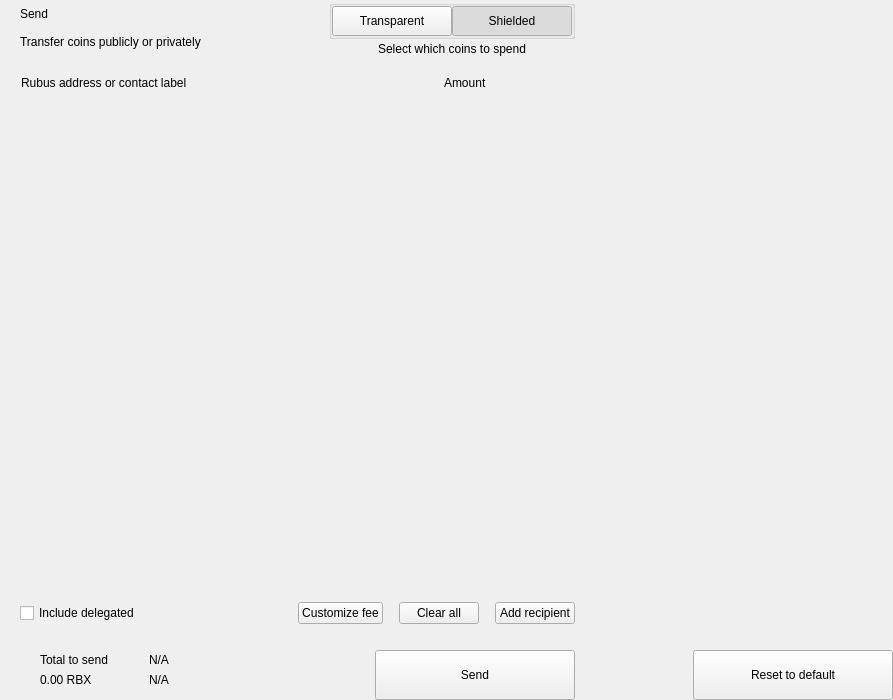
<?xml version="1.0" encoding="UTF-8"?>
<ui version="4.0">
 <class>send</class>
 <widget class="QWidget" name="send">
  <property name="geometry">
   <rect>
    <x>0</x>
    <y>0</y>
    <width>893</width>
    <height>700</height>
   </rect>
  </property>
  <property name="windowTitle">
   <string>Form</string>
  </property>
  <layout class="QHBoxLayout" name="horizontalLayout_2" stretch="2,1">
   <property name="spacing">
    <number>0</number>
   </property>
   <property name="leftMargin">
    <number>0</number>
   </property>
   <property name="topMargin">
    <number>0</number>
   </property>
   <property name="rightMargin">
    <number>0</number>
   </property>
   <property name="bottomMargin">
    <number>0</number>
   </property>
   <item>
    <widget class="QWidget" name="left" native="true">
     <layout class="QVBoxLayout" name="verticalLayout_3">
      <property name="spacing">
       <number>0</number>
      </property>
      <property name="leftMargin">
       <number>0</number>
      </property>
      <property name="topMargin">
       <number>0</number>
      </property>
      <property name="rightMargin">
       <number>0</number>
      </property>
      <property name="bottomMargin">
       <number>0</number>
      </property>
      <item>
       <layout class="QVBoxLayout" name="verticalLayout_22" stretch="0,0,0,1,0,0,0,0">
        <property name="spacing">
         <number>0</number>
        </property>
        <item>
         <layout class="QHBoxLayout" name="horizontalLayout_3">
          <property name="spacing">
           <number>0</number>
          </property>
          <property name="leftMargin">
           <number>20</number>
          </property>
          <property name="rightMargin">
           <number>20</number>
          </property>
          <item>
           <layout class="QVBoxLayout" name="verticalLayout">
            <property name="spacing">
             <number>0</number>
            </property>
            <item>
             <widget class="QLabel" name="labelTitle">
              <property name="text">
               <string>Send</string>
              </property>
              <property name="alignment">
               <set>Qt::AlignLeading|Qt::AlignLeft|Qt::AlignVCenter</set>
              </property>
             </widget>
            </item>
            <item>
             <widget class="QLabel" name="labelSubtitle1">
              <property name="text">
               <string>Transfer coins publicly or privately</string>
              </property>
             </widget>
            </item>
           </layout>
          </item>
          <item>
           <spacer name="horizontalSpacer">
            <property name="orientation">
             <enum>Qt::Horizontal</enum>
            </property>
            <property name="sizeHint" stdset="0">
             <size>
              <width>40</width>
              <height>20</height>
             </size>
            </property>
           </spacer>
          </item>
          <item>
           <layout class="QVBoxLayout" name="verticalLayout_6">
            <property name="spacing">
             <number>3</number>
            </property>
            <item alignment="Qt::AlignHCenter">
             <widget class="QGroupBox" name="groupBox">
              <property name="styleSheet">
               <string notr="true">#groupBox{
padding-top:2px;
}</string>
              </property>
              <property name="title">
               <string/>
              </property>
              <property name="alignment">
               <set>Qt::AlignCenter</set>
              </property>
              <layout class="QHBoxLayout" name="horizontalLayout_4">
               <property name="spacing">
                <number>0</number>
               </property>
               <property name="leftMargin">
                <number>0</number>
               </property>
               <property name="topMargin">
                <number>0</number>
               </property>
               <property name="rightMargin">
                <number>0</number>
               </property>
               <property name="bottomMargin">
                <number>0</number>
               </property>
               <item>
                <widget class="QPushButton" name="pushLeft">
                 <property name="minimumSize">
                  <size>
                   <width>120</width>
                   <height>30</height>
                  </size>
                 </property>
                 <property name="maximumSize">
                  <size>
                   <width>120</width>
                   <height>30</height>
                  </size>
                 </property>
                 <property name="focusPolicy">
                  <enum>Qt::NoFocus</enum>
                 </property>
                 <property name="text">
                  <string>Transparent</string>
                 </property>
                 <property name="checkable">
                  <bool>true</bool>
                 </property>
                 <property name="autoExclusive">
                  <bool>true</bool>
                 </property>
                </widget>
               </item>
               <item>
                <widget class="QPushButton" name="pushRight">
                 <property name="minimumSize">
                  <size>
                   <width>120</width>
                   <height>30</height>
                  </size>
                 </property>
                 <property name="maximumSize">
                  <size>
                   <width>120</width>
                   <height>30</height>
                  </size>
                 </property>
                 <property name="focusPolicy">
                  <enum>Qt::NoFocus</enum>
                 </property>
                 <property name="text">
                  <string>Shielded</string>
                 </property>
                 <property name="checkable">
                  <bool>true</bool>
                 </property>
                 <property name="checked">
                  <bool>true</bool>
                 </property>
                 <property name="autoExclusive">
                  <bool>true</bool>
                 </property>
                </widget>
               </item>
              </layout>
             </widget>
            </item>
            <item alignment="Qt::AlignHCenter|Qt::AlignTop">
             <widget class="QLabel" name="labelSubtitle2">
              <property name="styleSheet">
               <string notr="true"/>
              </property>
              <property name="text">
               <string>Select which coins to spend</string>
              </property>
              <property name="alignment">
               <set>Qt::AlignCenter</set>
              </property>
              <property name="indent">
               <number>0</number>
              </property>
             </widget>
            </item>
           </layout>
          </item>
         </layout>
        </item>
        <item>
         <spacer name="verticalSpacer_2">
          <property name="orientation">
           <enum>Qt::Vertical</enum>
          </property>
          <property name="sizeType">
           <enum>QSizePolicy::Fixed</enum>
          </property>
          <property name="sizeHint" stdset="0">
           <size>
            <width>20</width>
            <height>20</height>
           </size>
          </property>
         </spacer>
        </item>
        <item>
         <layout class="QHBoxLayout" name="horizontalLayout" stretch="6,0,2">
          <property name="spacing">
           <number>0</number>
          </property>
          <property name="leftMargin">
           <number>10</number>
          </property>
          <property name="topMargin">
           <number>0</number>
          </property>
          <property name="rightMargin">
           <number>20</number>
          </property>
          <property name="bottomMargin">
           <number>0</number>
          </property>
          <item>
           <widget class="QLabel" name="labelSubtitleAddress">
            <property name="styleSheet">
             <string notr="true">margin-left:8px;</string>
            </property>
            <property name="text">
             <string>Rubus address or contact label</string>
            </property>
           </widget>
          </item>
          <item>
           <spacer name="horizontalSpacer_3">
            <property name="orientation">
             <enum>Qt::Horizontal</enum>
            </property>
            <property name="sizeType">
             <enum>QSizePolicy::Fixed</enum>
            </property>
            <property name="sizeHint" stdset="0">
             <size>
              <width>40</width>
              <height>1</height>
             </size>
            </property>
           </spacer>
          </item>
          <item>
           <widget class="QLabel" name="labelSubtitleAmount">
            <property name="text">
             <string>Amount</string>
            </property>
           </widget>
          </item>
         </layout>
        </item>
        <item>
         <widget class="QScrollArea" name="scrollArea">
          <property name="minimumSize">
           <size>
            <width>0</width>
            <height>350</height>
           </size>
          </property>
          <property name="styleSheet">
           <string notr="true">#scrollArea {
            background:transparent;
            margin-top:10px;
}</string>
          </property>
          <property name="horizontalScrollBarPolicy">
           <enum>Qt::ScrollBarAlwaysOff</enum>
          </property>
          <property name="sizeAdjustPolicy">
           <enum>QAbstractScrollArea::AdjustIgnored</enum>
          </property>
          <property name="widgetResizable">
           <bool>true</bool>
          </property>
          <property name="alignment">
           <set>Qt::AlignLeading|Qt::AlignLeft|Qt::AlignTop</set>
          </property>
          <widget class="QWidget" name="scrollAreaWidgetContents">
           <property name="geometry">
            <rect>
             <x>0</x>
             <y>0</y>
             <width>591</width>
             <height>16</height>
            </rect>
           </property>
           <property name="sizePolicy">
            <sizepolicy hsizetype="Preferred" vsizetype="Maximum">
             <horstretch>0</horstretch>
             <verstretch>0</verstretch>
            </sizepolicy>
           </property>
           <property name="autoFillBackground">
            <bool>false</bool>
           </property>
           <property name="styleSheet">
            <string notr="true">#scrollAreaWidgetContents {
             background:transparent;
             }</string>
           </property>
           <layout class="QVBoxLayout" name="verticalLayout_7">
            <property name="spacing">
             <number>0</number>
            </property>
            <property name="sizeConstraint">
             <enum>QLayout::SetDefaultConstraint</enum>
            </property>
            <property name="leftMargin">
             <number>0</number>
            </property>
            <property name="topMargin">
             <number>0</number>
            </property>
            <property name="rightMargin">
             <number>0</number>
            </property>
            <property name="bottomMargin">
             <number>0</number>
            </property>
           </layout>
          </widget>
         </widget>
        </item>
        <item>
         <spacer name="verticalSpacer_4">
          <property name="orientation">
           <enum>Qt::Vertical</enum>
          </property>
          <property name="sizeType">
           <enum>QSizePolicy::Fixed</enum>
          </property>
          <property name="sizeHint" stdset="0">
           <size>
            <width>20</width>
            <height>20</height>
           </size>
          </property>
         </spacer>
        </item>
        <item>
         <layout class="QHBoxLayout" name="horizontalLayout_20">
          <property name="spacing">
           <number>6</number>
          </property>
          <property name="leftMargin">
           <number>20</number>
          </property>
          <property name="rightMargin">
           <number>20</number>
          </property>
          <item>
           <widget class="QCheckBox" name="checkBoxDelegations">
            <property name="layoutDirection">
             <enum>Qt::LeftToRight</enum>
            </property>
            <property name="text">
             <string>Include delegated</string>
            </property>
           </widget>
          </item>
          <item>
           <spacer name="horizontalSpacer_4">
            <property name="orientation">
             <enum>Qt::Horizontal</enum>
            </property>
            <property name="sizeHint" stdset="0">
             <size>
              <width>10</width>
              <height>20</height>
             </size>
            </property>
           </spacer>
          </item>
          <item>
           <widget class="QPushButton" name="pushButtonFee">
            <property name="focusPolicy">
             <enum>Qt::NoFocus</enum>
            </property>
            <property name="text">
             <string>Customize fee</string>
            </property>
           </widget>
          </item>
          <item>
           <spacer name="horizontalSpacer_11">
            <property name="orientation">
             <enum>Qt::Horizontal</enum>
            </property>
            <property name="sizeType">
             <enum>QSizePolicy::Minimum</enum>
            </property>
            <property name="sizeHint" stdset="0">
             <size>
              <width>10</width>
              <height>20</height>
             </size>
            </property>
           </spacer>
          </item>
          <item>
           <widget class="QPushButton" name="pushButtonClear">
            <property name="focusPolicy">
             <enum>Qt::NoFocus</enum>
            </property>
            <property name="layoutDirection">
             <enum>Qt::RightToLeft</enum>
            </property>
            <property name="text">
             <string>Clear all</string>
            </property>
           </widget>
          </item>
          <item>
           <spacer name="horizontalSpacer_6">
            <property name="orientation">
             <enum>Qt::Horizontal</enum>
            </property>
            <property name="sizeType">
             <enum>QSizePolicy::Fixed</enum>
            </property>
            <property name="sizeHint" stdset="0">
             <size>
              <width>10</width>
              <height>20</height>
             </size>
            </property>
           </spacer>
          </item>
          <item>
           <widget class="QPushButton" name="pushButtonAddRecipient">
            <property name="focusPolicy">
             <enum>Qt::NoFocus</enum>
            </property>
            <property name="text">
             <string>Add recipient</string>
            </property>
           </widget>
          </item>
         </layout>
        </item>
        <item>
         <spacer name="verticalSpacer">
          <property name="orientation">
           <enum>Qt::Vertical</enum>
          </property>
          <property name="sizeType">
           <enum>QSizePolicy::Fixed</enum>
          </property>
          <property name="sizeHint" stdset="0">
           <size>
            <width>20</width>
            <height>16</height>
           </size>
          </property>
         </spacer>
        </item>
        <item>
         <layout class="QHBoxLayout" name="horizontalLayout_7">
          <property name="rightMargin">
           <number>20</number>
          </property>
          <item>
           <layout class="QHBoxLayout" name="horizontalLayout_10">
            <property name="spacing">
             <number>0</number>
            </property>
            <property name="leftMargin">
             <number>8</number>
            </property>
            <item>
             <widget class="QStackedWidget" name="stackedWidget">
              <property name="minimumSize">
               <size>
                <width>0</width>
                <height>60</height>
               </size>
              </property>
              <property name="maximumSize">
               <size>
                <width>16777215</width>
                <height>60</height>
               </size>
              </property>
              <widget class="QWidget" name="page1">
               <layout class="QVBoxLayout" name="verticalLayout_71" stretch="0">
                <property name="spacing">
                 <number>6</number>
                </property>
                <property name="leftMargin">
                 <number>12</number>
                </property>
                <property name="topMargin">
                 <number>0</number>
                </property>
                <property name="rightMargin">
                 <number>0</number>
                </property>
                <property name="bottomMargin">
                 <number>0</number>
                </property>
                <item>
                 <widget class="QWidget" name="coinWidget" native="true">
                  <property name="minimumSize">
                   <size>
                    <width>0</width>
                    <height>60</height>
                   </size>
                  </property>
                  <property name="maximumSize">
                   <size>
                    <width>16777215</width>
                    <height>60</height>
                   </size>
                  </property>
                  <layout class="QHBoxLayout" name="horizontalLayout_9">
                   <property name="spacing">
                    <number>0</number>
                   </property>
                   <property name="leftMargin">
                    <number>20</number>
                   </property>
                   <property name="topMargin">
                    <number>10</number>
                   </property>
                   <property name="rightMargin">
                    <number>20</number>
                   </property>
                   <property name="bottomMargin">
                    <number>10</number>
                   </property>
                   <item>
                    <layout class="QVBoxLayout" name="verticalSend">
                     <property name="spacing">
                      <number>0</number>
                     </property>
                     <item>
                      <widget class="QLabel" name="labelTitleTotalSend">
                       <property name="text">
                        <string>Total to send</string>
                       </property>
                      </widget>
                     </item>
                     <item>
                      <widget class="QLabel" name="labelAmountSend">
                       <property name="text">
                        <string notr="true">0.00 RBX</string>
                       </property>
                      </widget>
                     </item>
                    </layout>
                   </item>
                   <item>
                    <spacer name="horizontalSpacer_9">
                     <property name="orientation">
                      <enum>Qt::Horizontal</enum>
                     </property>
                     <property name="sizeType">
                      <enum>QSizePolicy::Fixed</enum>
                     </property>
                     <property name="sizeHint" stdset="0">
                      <size>
                       <width>20</width>
                       <height>20</height>
                      </size>
                     </property>
                    </spacer>
                   </item>
                   <item>
                    <widget class="QLabel" name="labelLine">
                     <property name="minimumSize">
                      <size>
                       <width>1</width>
                       <height>0</height>
                      </size>
                     </property>
                     <property name="maximumSize">
                      <size>
                       <width>1</width>
                       <height>16777215</height>
                      </size>
                     </property>
                     <property name="text">
                      <string/>
                     </property>
                    </widget>
                   </item>
                   <item>
                    <spacer name="horizontalSpacer_10">
                     <property name="orientation">
                      <enum>Qt::Horizontal</enum>
                     </property>
                     <property name="sizeType">
                      <enum>QSizePolicy::Fixed</enum>
                     </property>
                     <property name="sizeHint" stdset="0">
                      <size>
                       <width>20</width>
                       <height>20</height>
                      </size>
                     </property>
                    </spacer>
                   </item>
                   <item>
                    <layout class="QVBoxLayout" name="verticalRemaining">
                     <property name="spacing">
                      <number>0</number>
                     </property>
                     <item>
                      <widget class="QLabel" name="labelTitleTotalRemaining">
                       <property name="text">
                        <string notr="true">N/A</string>
                       </property>
                      </widget>
                     </item>
                     <item>
                      <widget class="QLabel" name="labelAmountRemaining">
                       <property name="text">
                        <string notr="true">N/A</string>
                       </property>
                      </widget>
                     </item>
                    </layout>
                   </item>
                  </layout>
                 </widget>
                </item>
               </layout>
              </widget>
              <widget class="QWidget" name="page_2"/>
             </widget>
            </item>
           </layout>
          </item>
          <item>
           <spacer name="horizontalSpacer_5">
            <property name="orientation">
             <enum>Qt::Horizontal</enum>
            </property>
            <property name="sizeType">
             <enum>QSizePolicy::Expanding</enum>
            </property>
            <property name="sizeHint" stdset="0">
             <size>
              <width>40</width>
              <height>20</height>
             </size>
            </property>
           </spacer>
          </item>
          <item alignment="Qt::AlignBottom">
           <widget class="QPushButton" name="pushButtonSave">
            <property name="minimumSize">
             <size>
              <width>200</width>
              <height>50</height>
             </size>
            </property>
            <property name="maximumSize">
             <size>
              <width>200</width>
              <height>50</height>
             </size>
            </property>
            <property name="focusPolicy">
             <enum>Qt::NoFocus</enum>
            </property>
            <property name="text">
             <string>Send</string>
            </property>
           </widget>
          </item>
         </layout>
        </item>
       </layout>
      </item>
     </layout>
    </widget>
   </item>
   <item>
    <widget class="QWidget" name="right" native="true">
     <layout class="QVBoxLayout" name="verticalLayout_5">
      <property name="leftMargin">
       <number>0</number>
      </property>
      <property name="topMargin">
       <number>0</number>
      </property>
      <property name="rightMargin">
       <number>0</number>
      </property>
      <property name="bottomMargin">
       <number>0</number>
      </property>
      <item>
       <layout class="QVBoxLayout" name="verticalLayout_4">
        <property name="spacing">
         <number>6</number>
        </property>
        <item>
         <widget class="OptionButton" name="btnCoinControl" native="true">
          <property name="minimumSize">
           <size>
            <width>0</width>
            <height>50</height>
           </size>
          </property>
         </widget>
        </item>
        <item>
         <widget class="OptionButton" name="btnChangeAddress" native="true">
          <property name="minimumSize">
           <size>
            <width>0</width>
            <height>50</height>
           </size>
          </property>
         </widget>
        </item>
        <item>
         <widget class="OptionButton" name="btnUri" native="true">
          <property name="minimumSize">
           <size>
            <width>0</width>
            <height>50</height>
           </size>
          </property>
         </widget>
        </item>
        <item>
         <widget class="OptionButton" name="btnShieldCoins" native="true">
          <property name="minimumSize">
           <size>
            <width>0</width>
            <height>50</height>
           </size>
          </property>
         </widget>
        </item>
        <item>
         <spacer name="verticalSpacer_5">
          <property name="orientation">
           <enum>Qt::Vertical</enum>
          </property>
          <property name="sizeHint" stdset="0">
           <size>
            <width>20</width>
            <height>40</height>
           </size>
          </property>
         </spacer>
        </item>
        <item>
         <layout class="QHBoxLayout" name="horizontalLayout_8">
          <item>
           <spacer name="horizontalSpacer_7">
            <property name="orientation">
             <enum>Qt::Horizontal</enum>
            </property>
            <property name="sizeHint" stdset="0">
             <size>
              <width>40</width>
              <height>20</height>
             </size>
            </property>
           </spacer>
          </item>
          <item>
           <widget class="QPushButton" name="pushButtonReset">
            <property name="minimumSize">
             <size>
              <width>200</width>
              <height>50</height>
             </size>
            </property>
            <property name="maximumSize">
             <size>
              <width>200</width>
              <height>50</height>
             </size>
            </property>
            <property name="focusPolicy">
             <enum>Qt::NoFocus</enum>
            </property>
            <property name="text">
             <string>Reset to default</string>
            </property>
           </widget>
          </item>
         </layout>
        </item>
       </layout>
      </item>
     </layout>
    </widget>
   </item>
  </layout>
 </widget>
 <customwidgets>
  <customwidget>
   <class>OptionButton</class>
   <extends>QWidget</extends>
   <header>qt/rbx/optionbutton.h</header>
   <container>1</container>
  </customwidget>
 </customwidgets>
 <resources/>
 <connections/>
</ui>
